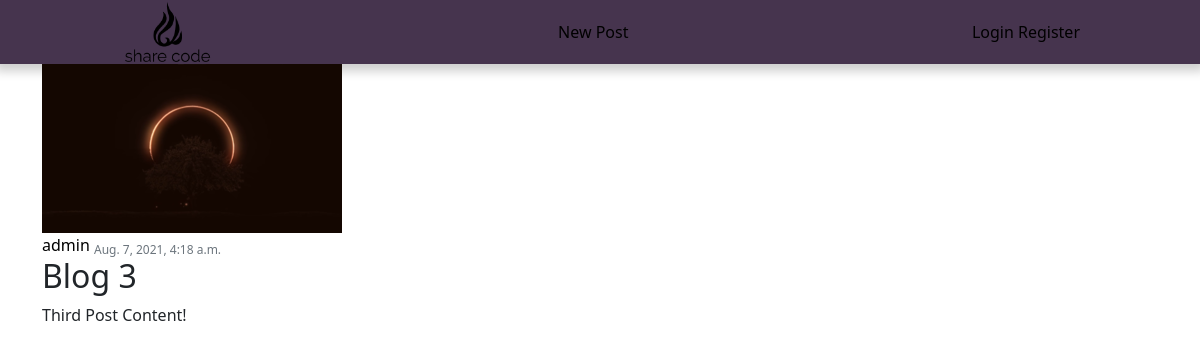
/post/3/, run on an earlier commit of the app's database.
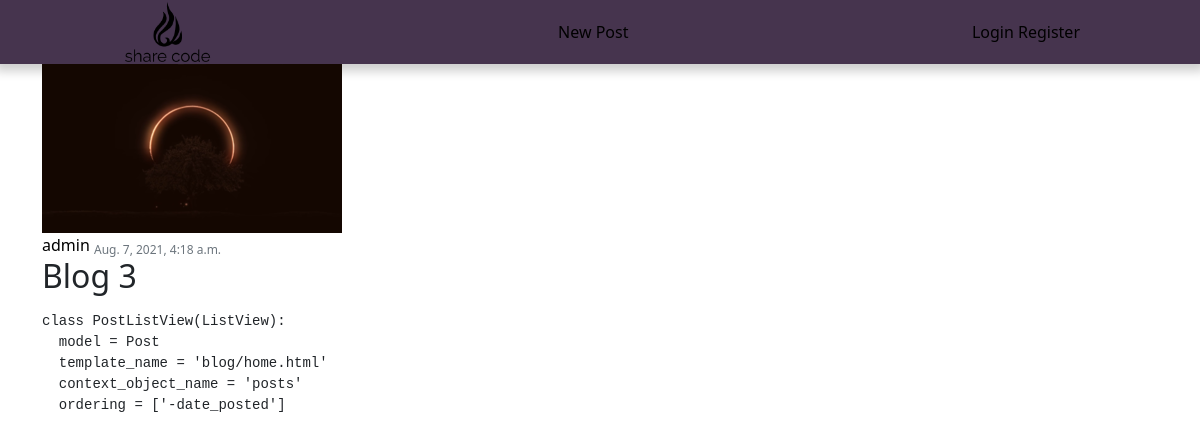
And on a later commit of the database.
### blog/models.py (models this page shows, shortened)
class Post(models.Model):
  title = models.CharField(max_length=100)
  content = SummernoteTextField()
  date_posted = models.DateTimeField(default=timezone.now)
  author = models.ForeignKey(User, on_delete=models.CASCADE)

### users/models.py (models this page shows, shortened)
class Profile(models.Model):
  user = models.OneToOneField(User, on_delete=models.CASCADE)
  image = models.ImageField(default='default.jpg', upload_to='profile_pics')

### blog/views.py (the view)
# urls.py: path('post/<int:pk>/', PostDetailView.as_view(), name='post-detail'),
class PostDetailView(DetailView):
  model = Post

### blog/templates/blog/post_detail.html (shortened to what this page needs)
{% extends "blog/base.html" %}
{% load static %}
{% block style %}
  <link rel="stylesheet" type="text/css" href="{% static 'blog/post_detail.css' %}">
{% endblock style %}
{% block content %}
  <article class="media content-section">
    <img class="profile__image-icon" src="{{ object.author.profile.image.url }}" alt="">
    <div class="media-body">
      <div class="article-metadata">
        <a class="mr-2" href="#">{{ object.author }}</a>
        <sub class="text-muted">{{ object.date_posted }}</sub>
      </div>
      <h2 class="article-title">{{ object.title }}</h2>
      <p class="article-content"> {{ object.content|safe }} </p>
    </div>
  </article>
{% endblock content %}

What changed in the data, as far as the page shows it:
changed Post "Blog 3": content "Third Post Content!" → "class PostListView(ListView): model = Post template_name = 'blog/home.html' context_object_name = 'posts' ordering = ['-date_posted']"
